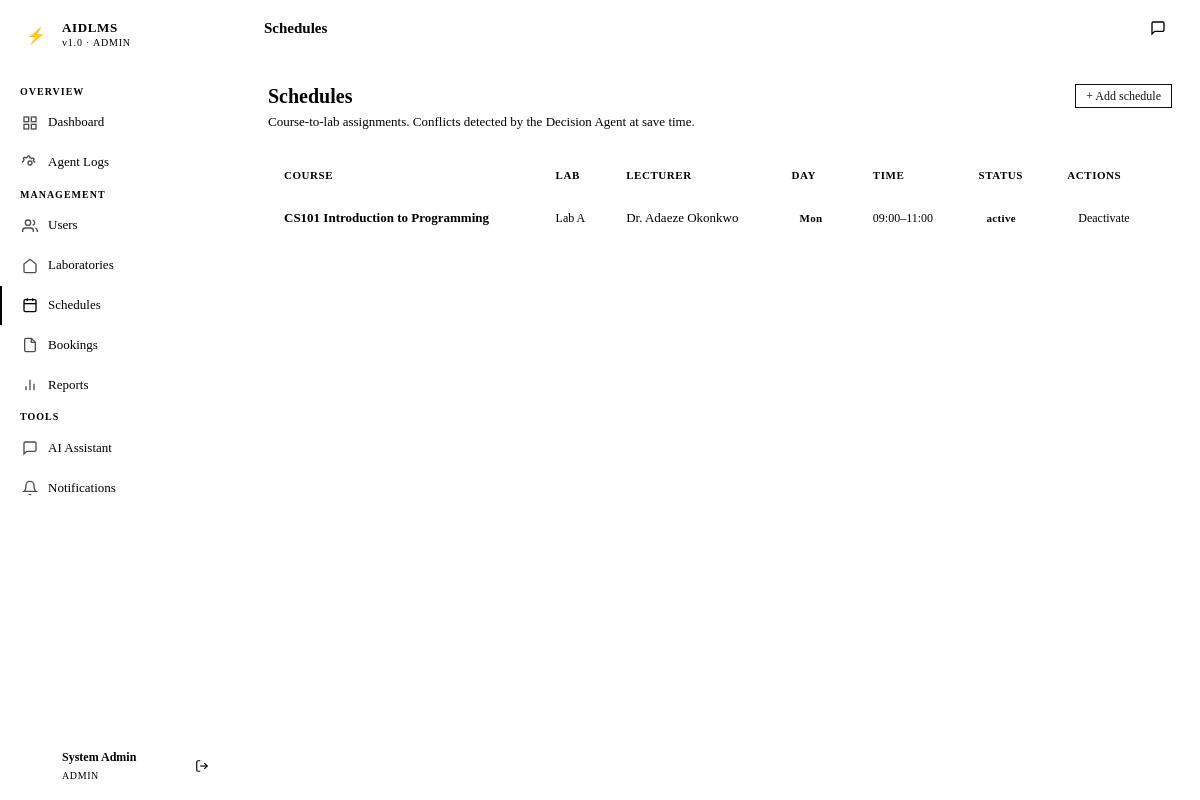
The page /admin/schedules (signed in) on the database its author committed.
### app/models/models.py (models this page shows, shortened)
class User(UserMixin, db.Model):
    __tablename__ = 'users'
    id = db.Column(db.String(36), primary_key=True, default=gen_uuid)
    name = db.Column(db.String(100), nullable=False)
    email = db.Column(db.String(150), unique=True, nullable=False)
    password_hash = db.Column(db.String(255), nullable=False)
    role = db.Column(db.Enum('student', 'lecturer', 'technician', 'admin', name='user_role'), nullable=False)
    active = db.Column(db.Boolean, default=True)
    created_at = db.Column(db.DateTime, default=datetime.utcnow)
    bookings = db.relationship('Booking', foreign_keys='Booking.user_id', backref='user', lazy='dynamic')
    attendance_records = db.relationship('Attendance', foreign_keys='Attendance.user_id', backref='user', lazy='dynamic')
    notifications = db.relationship('Notification', backref='user', lazy='dynamic')
    chat_logs = db.relationship('ChatLog', backref='user', lazy='dynamic')
    sessions_opened = db.relationship('Session', foreign_keys='Session.lecturer_id', backref='lecturer', lazy='dynamic')
    schedules = db.relationship('Schedule', foreign_keys='Schedule.lecturer_id', backref='lecturer', lazy='dynamic')

class Schedule(db.Model):
    __tablename__ = 'schedules'
    id = db.Column(db.String(36), primary_key=True, default=gen_uuid)
    course_name = db.Column(db.String(150), nullable=False)
    lab_id = db.Column(db.String(36), db.ForeignKey('laboratories.id'), nullable=False)
    lecturer_id = db.Column(db.String(36), db.ForeignKey('users.id'), nullable=False)
    day_of_week = db.Column(db.Integer, nullable=False)
    start_time = db.Column(db.Time, nullable=False)
    end_time = db.Column(db.Time, nullable=False)
    active = db.Column(db.Boolean, default=True)
    sessions = db.relationship('Session', backref='schedule', lazy='dynamic')

class Laboratory(db.Model):
    __tablename__ = 'laboratories'
    id = db.Column(db.String(36), primary_key=True, default=gen_uuid)
    name = db.Column(db.String(100), nullable=False)
    capacity = db.Column(db.Integer, nullable=False)
    location = db.Column(db.String(100), nullable=False)
    status = db.Column(db.Enum('active', 'inactive', 'maintenance', name='lab_status'), default='active')
    created_at = db.Column(db.DateTime, default=datetime.utcnow)
    seats = db.relationship('Seat', backref='laboratory', lazy='dynamic', cascade='all, delete-orphan')
    schedules = db.relationship('Schedule', backref='laboratory', lazy='dynamic')
    equipment = db.relationship('Equipment', backref='laboratory', lazy='dynamic', cascade='all, delete-orphan')

### app/admin/routes.py (the view)
@admin_bp.route('/schedules', methods=['GET'])
@admin_required
def schedules():
    schedules = Schedule.query.order_by(Schedule.day_of_week, Schedule.start_time).all()
    labs = Laboratory.query.filter_by(status='active').all()
    lecturers = User.query.filter_by(role='lecturer', active=True).all()
    return render_template('admin/schedules.html',
        schedules=schedules,
        labs=labs,
        lecturers=lecturers
    )

### app/admin/routes.py (called while the page is built)
def admin_required(f):
    @wraps(f)
    def decorated(*args, **kwargs):
        if current_user.role != 'admin':
            return redirect(url_for('auth.login'))
        return f(*args, **kwargs)
    return login_required(decorated)

### app/templates/admin/schedules.html (shortened to what this page needs)
{% extends "base.html" %}
{% block page_title %}Schedules{% endblock %}
{% block content %}
<div class="page-header">
  <div class="page-header-text">
    <h1>Schedules</h1>
    <p>Course-to-lab assignments. Conflicts detected by the Decision Agent at save time.</p>
  </div>
  <div class="page-header-actions">
    <button class="btn btn-primary btn-sm" onclick="document.getElementById('createSchedModal').classList.remove('hidden')">+ Add schedule</button>
  </div>
</div>
{% set days = ['Mon', 'Tue', 'Wed', 'Thu', 'Fri', 'Sat', 'Sun'] %}
{% if schedules %}
<div class="table-wrapper">
  <table>
    <thead>
      <tr>
        <th>Course</th>
        <th>Lab</th>
        <th>Lecturer</th>
        <th>Day</th>
        <th>Time</th>
        <th>Status</th>
        <th>Actions</th>
      </tr>
    </thead>
    <tbody>
      {% for sched in schedules %}
      <tr>
        <td style="font-weight:600;">{{ sched.course_name }}</td>
        <td class="table-mono">{{ sched.laboratory.name }}</td>
        <td>{{ sched.lecturer.name }}</td>
        <td><span class="badge badge-info">{{ days[sched.day_of_week] }}</span></td>
        <td class="table-mono">{{ sched.start_time.strftime('%H:%M') }}–{{ sched.end_time.strftime('%H:%M') }}</td>
        <td><span class="badge badge-{{ 'approved' if sched.active else 'rejected' }}">{{ 'active' if sched.active else 'inactive' }}</span></td>
        <td>
          <form method="POST" action="{{ url_for('admin.toggle_schedule', schedule_id=sched.id) }}">
            <button type="submit" class="btn btn-ghost btn-sm">
              {{ 'Deactivate' if sched.active else 'Activate' }}
            </button>
          </form>
        </td>
      </tr>
      {% endfor %}
    </tbody>
  </table>
</div>
{% else %}
<div class="empty-state">
  <div class="empty-icon">📅</div>
  <div class="empty-title">No schedules yet</div>
  <div class="empty-desc">Add a schedule to assign courses to laboratories.</div>
</div>
{% endif %}
{% endblock %}

### app/templates/base.html (shortened to what this page needs)
<!DOCTYPE html>
<html lang="en">
<head>
  <link rel="stylesheet" href="{{ url_for('static', filename='css/style.css') }}">
</head>
<body>
<div class="app-shell">
  <aside class="sidebar" id="sidebar">
    <div class="sidebar-brand">
      <a href="{{ url_for('admin.dashboard') if current_user.role == 'admin' else url_for(current_user.role + '.dashboard') }}" class="brand-logo">
        <div class="brand-icon">⚡</div>
        <div class="brand-text">
          <span class="brand-name">AIDLMS</span>
          <span class="brand-sub">v1.0 · {{ current_user.role | upper }}</span>
        </div>
      </a>
    </div>
    <nav class="sidebar-nav">
      {% if current_user.role == 'student' %}
        <span class="nav-section-label">Main</span>
        <a href="{{ url_for('student.dashboard') }}" class="nav-item {% if request.endpoint == 'student.dashboard' %}active{% endif %}">
          <svg class="nav-icon" viewBox="0 0 24 24" fill="none" stroke="currentColor" stroke-width="2"><rect x="3" y="3" width="7" height="7"/><rect x="14" y="3" width="7" height="7"/><rect x="14" y="14" width="7" height="7"/><rect x="3" y="14" width="7" height="7"/></svg>
          Dashboard
        </a>
        <a href="{{ url_for('student.labs') }}" class="nav-item {% if 'labs' in request.endpoint %}active{% endif %}">
          <svg class="nav-icon" viewBox="0 0 24 24" fill="none" stroke="currentColor" stroke-width="2"><path d="M3 9l9-7 9 7v11a2 2 0 01-2 2H5a2 2 0 01-2-2z"/></svg>
          Laboratories
        </a>
        <a href="{{ url_for('student.bookings') }}" class="nav-item {% if request.endpoint == 'student.bookings' %}active{% endif %}">
          <svg class="nav-icon" viewBox="0 0 24 24" fill="none" stroke="currentColor" stroke-width="2"><rect x="3" y="4" width="18" height="18" rx="2"/><line x1="16" y1="2" x2="16" y2="6"/><line x1="8" y1="2" x2="8" y2="6"/><line x1="3" y1="10" x2="21" y2="10"/></svg>
          My Bookings
        </a>
        <a href="{{ url_for('student.schedule') }}" class="nav-item {% if request.endpoint == 'student.schedule' %}active{% endif %}">
          <svg class="nav-icon" viewBox="0 0 24 24" fill="none" stroke="currentColor" stroke-width="2"><circle cx="12" cy="12" r="10"/><path d="M12 6v6l4 2"/></svg>
          Schedule
        </a>
        <a href="{{ url_for('student.attendance') }}" class="nav-item {% if request.endpoint == 'student.attendance' %}active{% endif %}">
          <svg class="nav-icon" viewBox="0 0 24 24" fill="none" stroke="currentColor" stroke-width="2"><path d="M9 11l3 3L22 4"/><path d="M21 12v7a2 2 0 01-2 2H5a2 2 0 01-2-2V5a2 2 0 012-2h11"/></svg>
          Attendance
        </a>
        <span class="nav-section-label">Tools</span>
        <a href="{{ url_for('chatbot.index') }}" class="nav-item {% if 'chatbot' in request.endpoint %}active{% endif %}">
          <svg class="nav-icon" viewBox="0 0 24 24" fill="none" stroke="currentColor" stroke-width="2"><path d="M21 15a2 2 0 01-2 2H7l-4 4V5a2 2 0 012-2h14a2 2 0 012 2z"/></svg>
          AI Assistant
        </a>
        <a href="{{ url_for('student.notifications') }}" class="nav-item {% if request.endpoint == 'student.notifications' %}active{% endif %}">
          <svg class="nav-icon" viewBox="0 0 24 24" fill="none" stroke="currentColor" stroke-width="2"><path d="M18 8A6 6 0 006 8c0 7-3 9-3 9h18s-3-2-3-9"/><path d="M13.73 21a2 2 0 01-3.46 0"/></svg>
          Notifications
          {% if unread_count > 0 %}<span class="nav-badge">{{ unread_count }}</span>{% endif %}
        </a>
      {% elif current_user.role == 'admin' %}
        <span class="nav-section-label">Overview</span>
        <a href="{{ url_for('admin.dashboard') }}" class="nav-item {% if request.endpoint == 'admin.dashboard' %}active{% endif %}">
          <svg class="nav-icon" viewBox="0 0 24 24" fill="none" stroke="currentColor" stroke-width="2"><rect x="3" y="3" width="7" height="7"/><rect x="14" y="3" width="7" height="7"/><rect x="14" y="14" width="7" height="7"/><rect x="3" y="14" width="7" height="7"/></svg>
          Dashboard
        </a>
        <a href="{{ url_for('admin.agent_logs') }}" class="nav-item {% if request.endpoint == 'admin.agent_logs' %}active{% endif %}">
          Agent Logs
        </a>
        <span class="nav-section-label">Management</span>
        <a href="{{ url_for('admin.users') }}" class="nav-item {% if request.endpoint == 'admin.users' %}active{% endif %}">
          <svg class="nav-icon" viewBox="0 0 24 24" fill="none" stroke="currentColor" stroke-width="2"><path d="M17 21v-2a4 4 0 00-4-4H5a4 4 0 00-4 4v2"/><circle cx="9" cy="7" r="4"/><path d="M23 21v-2a4 4 0 00-3-3.87M16 3.13a4 4 0 010 7.75"/></svg>
          Users
        </a>
        <a href="{{ url_for('admin.labs') }}" class="nav-item {% if 'labs' in request.endpoint %}active{% endif %}">
          <svg class="nav-icon" viewBox="0 0 24 24" fill="none" stroke="currentColor" stroke-width="2"><path d="M3 9l9-7 9 7v11a2 2 0 01-2 2H5a2 2 0 01-2-2z"/></svg>
          Laboratories
        </a>
        <a href="{{ url_for('admin.schedules') }}" class="nav-item {% if request.endpoint == 'admin.schedules' %}active{% endif %}">
          <svg class="nav-icon" viewBox="0 0 24 24" fill="none" stroke="currentColor" stroke-width="2"><rect x="3" y="4" width="18" height="18" rx="2"/><line x1="16" y1="2" x2="16" y2="6"/><line x1="8" y1="2" x2="8" y2="6"/><line x1="3" y1="10" x2="21" y2="10"/></svg>
          Schedules
        </a>
        <a href="{{ url_for('admin.bookings') }}" class="nav-item {% if request.endpoint == 'admin.bookings' %}active{% endif %}">
          <svg class="nav-icon" viewBox="0 0 24 24" fill="none" stroke="currentColor" stroke-width="2"><path d="M14 2H6a2 2 0 00-2 2v16a2 2 0 002 2h12a2 2 0 002-2V8z"/><polyline points="14 2 14 8 20 8"/></svg>
          Bookings
        </a>
        <a href="{{ url_for('admin.reports') }}" class="nav-item {% if request.endpoint == 'admin.reports' %}active{% endif %}">
          <svg class="nav-icon" viewBox="0 0 24 24" fill="none" stroke="currentColor" stroke-width="2"><line x1="18" y1="20" x2="18" y2="10"/><line x1="12" y1="20" x2="12" y2="4"/><line x1="6" y1="20" x2="6" y2="14"/></svg>
          Reports
        </a>
        <span class="nav-section-label">Tools</span>
        <a href="{{ url_for('chatbot.index') }}" class="nav-item {% if 'chatbot' in request.endpoint %}active{% endif %}">
          <svg class="nav-icon" viewBox="0 0 24 24" fill="none" stroke="currentColor" stroke-width="2"><path d="M21 15a2 2 0 01-2 2H7l-4 4V5a2 2 0 012-2h14a2 2 0 012 2z"/></svg>
          AI Assistant
        </a>
        <a href="{{ url_for('admin.send_notification') }}" class="nav-item {% if request.endpoint == 'admin.send_notification' %}active{% endif %}">
          <svg class="nav-icon" viewBox="0 0 24 24" fill="none" stroke="currentColor" stroke-width="2"><path d="M18 8A6 6 0 006 8c0 7-3 9-3 9h18s-3-2-3-9"/><path d="M13.73 21a2 2 0 01-3.46 0"/></svg>
          Notifications
        </a>
      {% endif %}
    </nav>
    <div class="sidebar-footer">
      <div class="user-info">
        <div class="user-avatar">{{ current_user.name[0] | upper }}</div>
        <div class="user-details">
          <div class="user-name">{{ current_user.name }}</div>
          <div class="user-role">{{ current_user.role }}</div>
        </div>
        <a href="{{ url_for('auth.logout') }}" class="icon-btn" title="Sign out" style="border:none;">
          <svg width="14" height="14" viewBox="0 0 24 24" fill="none" stroke="currentColor" stroke-width="2"><path d="M9 21H5a2 2 0 01-2-2V5a2 2 0 012-2h4"/><polyline points="16 17 21 12 16 7"/><line x1="21" y1="12" x2="9" y2="12"/></svg>
        </a>
      </div>
    </div>
  </aside>
  <div class="main-content">
    <header class="topbar">
      <span class="topbar-title">{% block page_title %}{% endblock %}</span>
      <div class="topbar-actions">
        <a href="{{ url_for('chatbot.index') }}" class="icon-btn" title="AI Assistant">
          <svg width="16" height="16" viewBox="0 0 24 24" fill="none" stroke="currentColor" stroke-width="2"><path d="M21 15a2 2 0 01-2 2H7l-4 4V5a2 2 0 012-2h14a2 2 0 012 2z"/></svg>
        </a>
      </div>
    </header>
    <main class="page-content">
      {% block content %}{% endblock %}
    </main>
  </div>
</div>
</body>
</html>

### rows shown on the page
User: role "ADMIN", name "System Admin"
Schedule: course_name "CS101 Introduction to Programming", laboratory.name "Lab A", lecturer.name "Dr. Adaeze Okonkwo", day_of_week "Mon", start_time "09:00", end_time "11:00", active "active", active "Deactivate"
